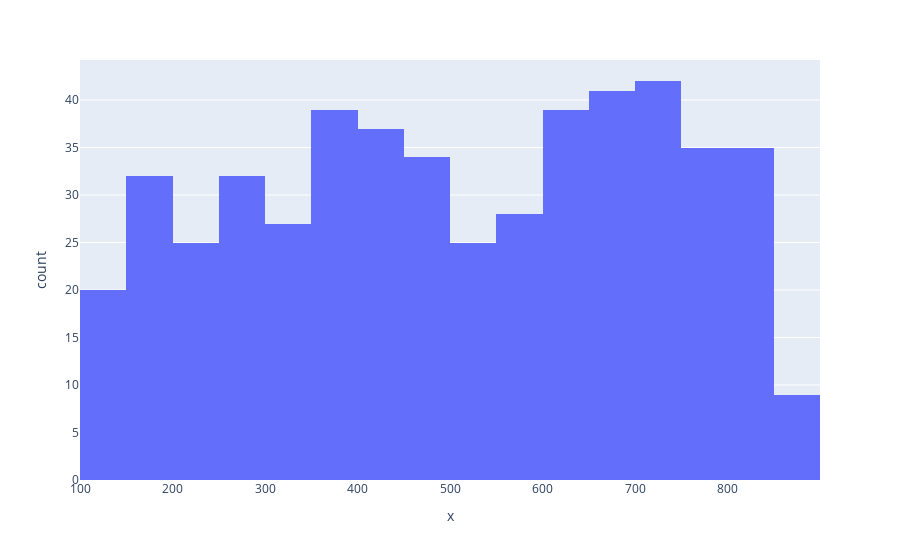

The notebook cell saved with this chart:
### Code cell
px.histogram(x=arr1)

### Figure 1 — Plotly figure (JSON) as saved in the notebook; plotly's stock layout.template omitted (floating-point values rounded to 4 significant figures; data arrays with more than 128 entries replaced by an {"elided": "..."} marker saying what was removed)
{"data": [{"alignmentgroup": "True", "bingroup": "x", "hovertemplate": "x=%{x}<br>count=%{y}<extra></extra>", "legendgroup": "", "marker": {"color": "#636efa", "pattern": {"shape": ""}}, "name": "", "offsetgroup": "", "orientation": "v", "showlegend": false, "type": "histogram", "x": {"elided": "500 int values"}, "xaxis": "x", "yaxis": "y"}], "layout": {"barmode": "relative", "legend": {"tracegroupgap": 0}, "margin": {"t": 60}, "xaxis": {"anchor": "y", "domain": [0, 1], "title": {"text": "x"}}, "yaxis": {"anchor": "x", "domain": [0, 1], "title": {"text": "count"}}}}
